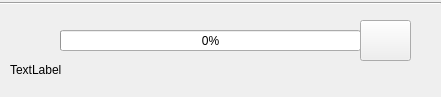
<?xml version="1.0" encoding="UTF-8"?>
<ui version="4.0">
 <class>itemDl</class>
 <widget class="QWidget" name="itemDl">
  <property name="geometry">
   <rect>
    <x>0</x>
    <y>0</y>
    <width>441</width>
    <height>97</height>
   </rect>
  </property>
  <property name="minimumSize">
   <size>
    <width>441</width>
    <height>62</height>
   </size>
  </property>
  <property name="windowTitle">
   <string>Form</string>
  </property>
  <widget class="QProgressBar" name="progressDl">
   <property name="geometry">
    <rect>
     <x>60</x>
     <y>30</y>
     <width>301</width>
     <height>21</height>
    </rect>
   </property>
   <property name="value">
    <number>0</number>
   </property>
  </widget>
  <widget class="QLabel" name="icoDl">
   <property name="geometry">
    <rect>
     <x>0</x>
     <y>20</y>
     <width>61</width>
     <height>41</height>
    </rect>
   </property>
   <property name="text">
    <string/>
   </property>
   <property name="textFormat">
    <enum>Qt::AutoText</enum>
   </property>
   <property name="pixmap">
    <pixmap resource="webPageIcon.qrc">:/images/new_file.png</pixmap>
   </property>
  </widget>
  <widget class="Line" name="topLine">
   <property name="geometry">
    <rect>
     <x>0</x>
     <y>-5</y>
     <width>441</width>
     <height>16</height>
    </rect>
   </property>
   <property name="orientation">
    <enum>Qt::Horizontal</enum>
   </property>
  </widget>
  <widget class="QPushButton" name="stopDl">
   <property name="geometry">
    <rect>
     <x>360</x>
     <y>20</y>
     <width>51</width>
     <height>41</height>
    </rect>
   </property>
   <property name="text">
    <string/>
   </property>
   <property name="icon">
    <iconset resource="webPageIcon.qrc">
     <normaloff>:/stop</normaloff>:/stop</iconset>
   </property>
  </widget>
  <widget class="QLabel" name="label">
   <property name="geometry">
    <rect>
     <x>50</x>
     <y>10</y>
     <width>301</width>
     <height>21</height>
    </rect>
   </property>
   <property name="text">
    <string/>
   </property>
  </widget>
  <widget class="QLabel" name="label_2">
   <property name="geometry">
    <rect>
     <x>10</x>
     <y>60</y>
     <width>401</width>
     <height>20</height>
    </rect>
   </property>
   <property name="text">
    <string>TextLabel</string>
   </property>
  </widget>
 </widget>
 <resources>
  <include location="webPageIcon.qrc"/>
 </resources>
 <connections/>
</ui>
